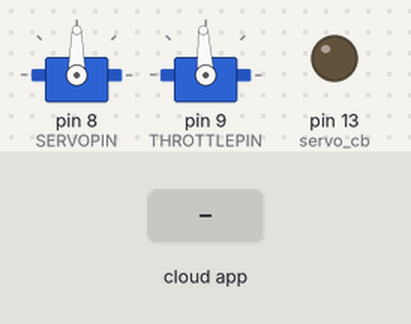
Simulated run of this sketch. Board: Arduino Uno, built with avr-gcc and run on an emulated ATmega328P. Parts: 2 × servo, output pins drawn as LEDs (lit = HIGH). The inputs (shaded band) are chosen by the test bench. The ROS host is connected and sends only what is stated.

Above: at 1.2 s.
1.3 s: the phone or cloud app sets servo to 0
At 2.2 s:
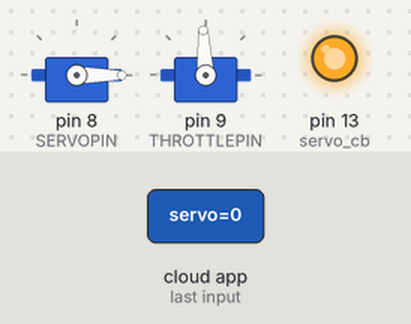
2.8 s: the phone or cloud app sets esc to 0
At 3.4 s:
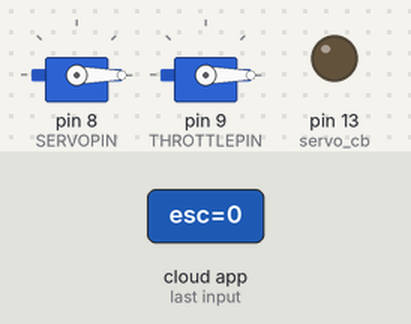
4.3 s: the phone or cloud app sets servo to 45
At 5.5 s:
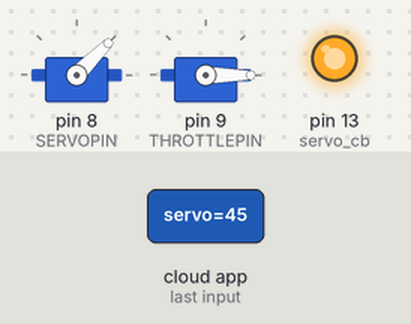
5.8 s: the phone or cloud app sets esc to 45
At 6.9 s:
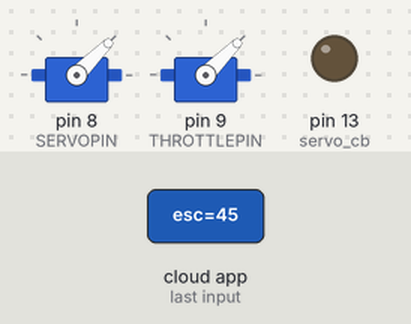
7.3 s: the phone or cloud app sets servo to 90
At 8.0 s:
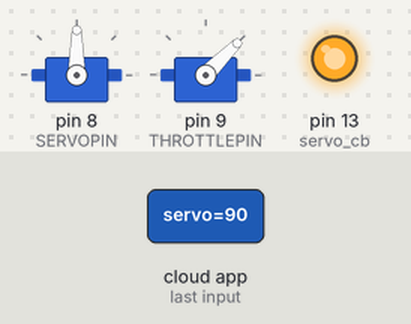
8.8 s: the phone or cloud app sets esc to 180
At 9.1 s:
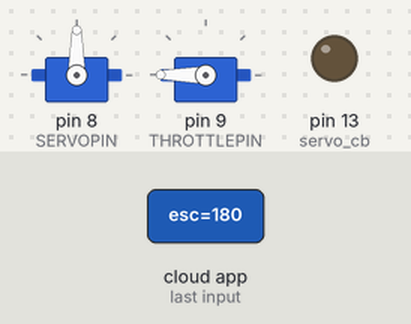
Timing chart, 0 to 11.3 s (numbered marks = the images above; inputs shaded):
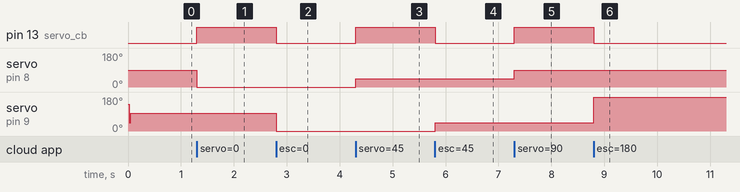

Measured:
- after the input at 1.3 s, pin 13 (servo_cb): LOW → HIGH at once; servo on pin 8 (SERVOPIN): 90° → 0° at once
- after the input at 2.8 s, pin 13 (servo_cb): HIGH → LOW at once; servo on pin 9 (THROTTLEPIN): 93° → 0° at once
- after the input at 4.3 s, pin 13 (servo_cb): LOW → HIGH at once; servo on pin 8 (SERVOPIN): 0° → 45° at once
- after the input at 5.8 s, pin 13 (servo_cb): HIGH → LOW at once; servo on pin 9 (THROTTLEPIN): 0° → 45° at once
- after the input at 7.3 s, pin 13 (servo_cb): LOW → HIGH at once; servo on pin 8 (SERVOPIN): 45° → 90° at once
- after the input at 8.8 s, pin 13 (servo_cb): HIGH → LOW at once; servo on pin 9 (THROTTLEPIN): 45° → 180° at once

The sketch:

traxxas.ino
```cpp
#include <Servo.h>
#include <ros.h>
#include <std_msgs/Int16.h>
#include <std_msgs/Time.h>

// Direction (dir)
#define MAXLEFT              2000
#define MAXRIGHT             1000
#define MIDDLE               1500
#define SERVOPIN                8

// Speed (throttle)
#define THROTTLE_MAXREVERSE  1000
#define THROTTLE_MAXFORWARD  2000
#define THROTTLE_IDLE        1500
#define THROTTLEPIN          9


ros::NodeHandle nh;

Servo servo;
Servo throt;

void servo_cb(const std_msgs::Int16& cmd_msg) {
  servo.write(cmd_msg.data);
  digitalWrite(13, HIGH-digitalRead(13));
}

void throt_cb(const std_msgs::Int16& cmd_msg) {
  throt.write(cmd_msg.data);
  digitalWrite(13, HIGH-digitalRead(13));
}


ros::Subscriber<std_msgs::Int16> sub_servo("servo", servo_cb);
ros::Subscriber<std_msgs::Int16> sub_throt("esc", throt_cb);

std_msgs::Time time_msg;
ros::Publisher chatter("chatter", &time_msg);


void throt_init() {
  throt.attach(THROTTLEPIN);

  // ESC init sequence
  throt.writeMicroseconds(THROTTLE_MAXFORWARD);
  delay(25);
  throt.writeMicroseconds(THROTTLE_MAXREVERSE);
  delay(25);
  throt.writeMicroseconds(THROTTLE_IDLE);
}


void servo_init() {
  servo.attach(SERVOPIN);
}


void setup() {
  servo_init();
  throt_init();
  Serial.begin(9600);

  pinMode(13, OUTPUT);

  nh.initNode();
  nh.subscribe(sub_servo);
  nh.subscribe(sub_throt);

  nh.advertise(chatter);
}

void loop() {
  nh.spinOnce();
  time_msg.data = nh.now();
  chatter.publish(&time_msg);
  delay(1);
}
```
